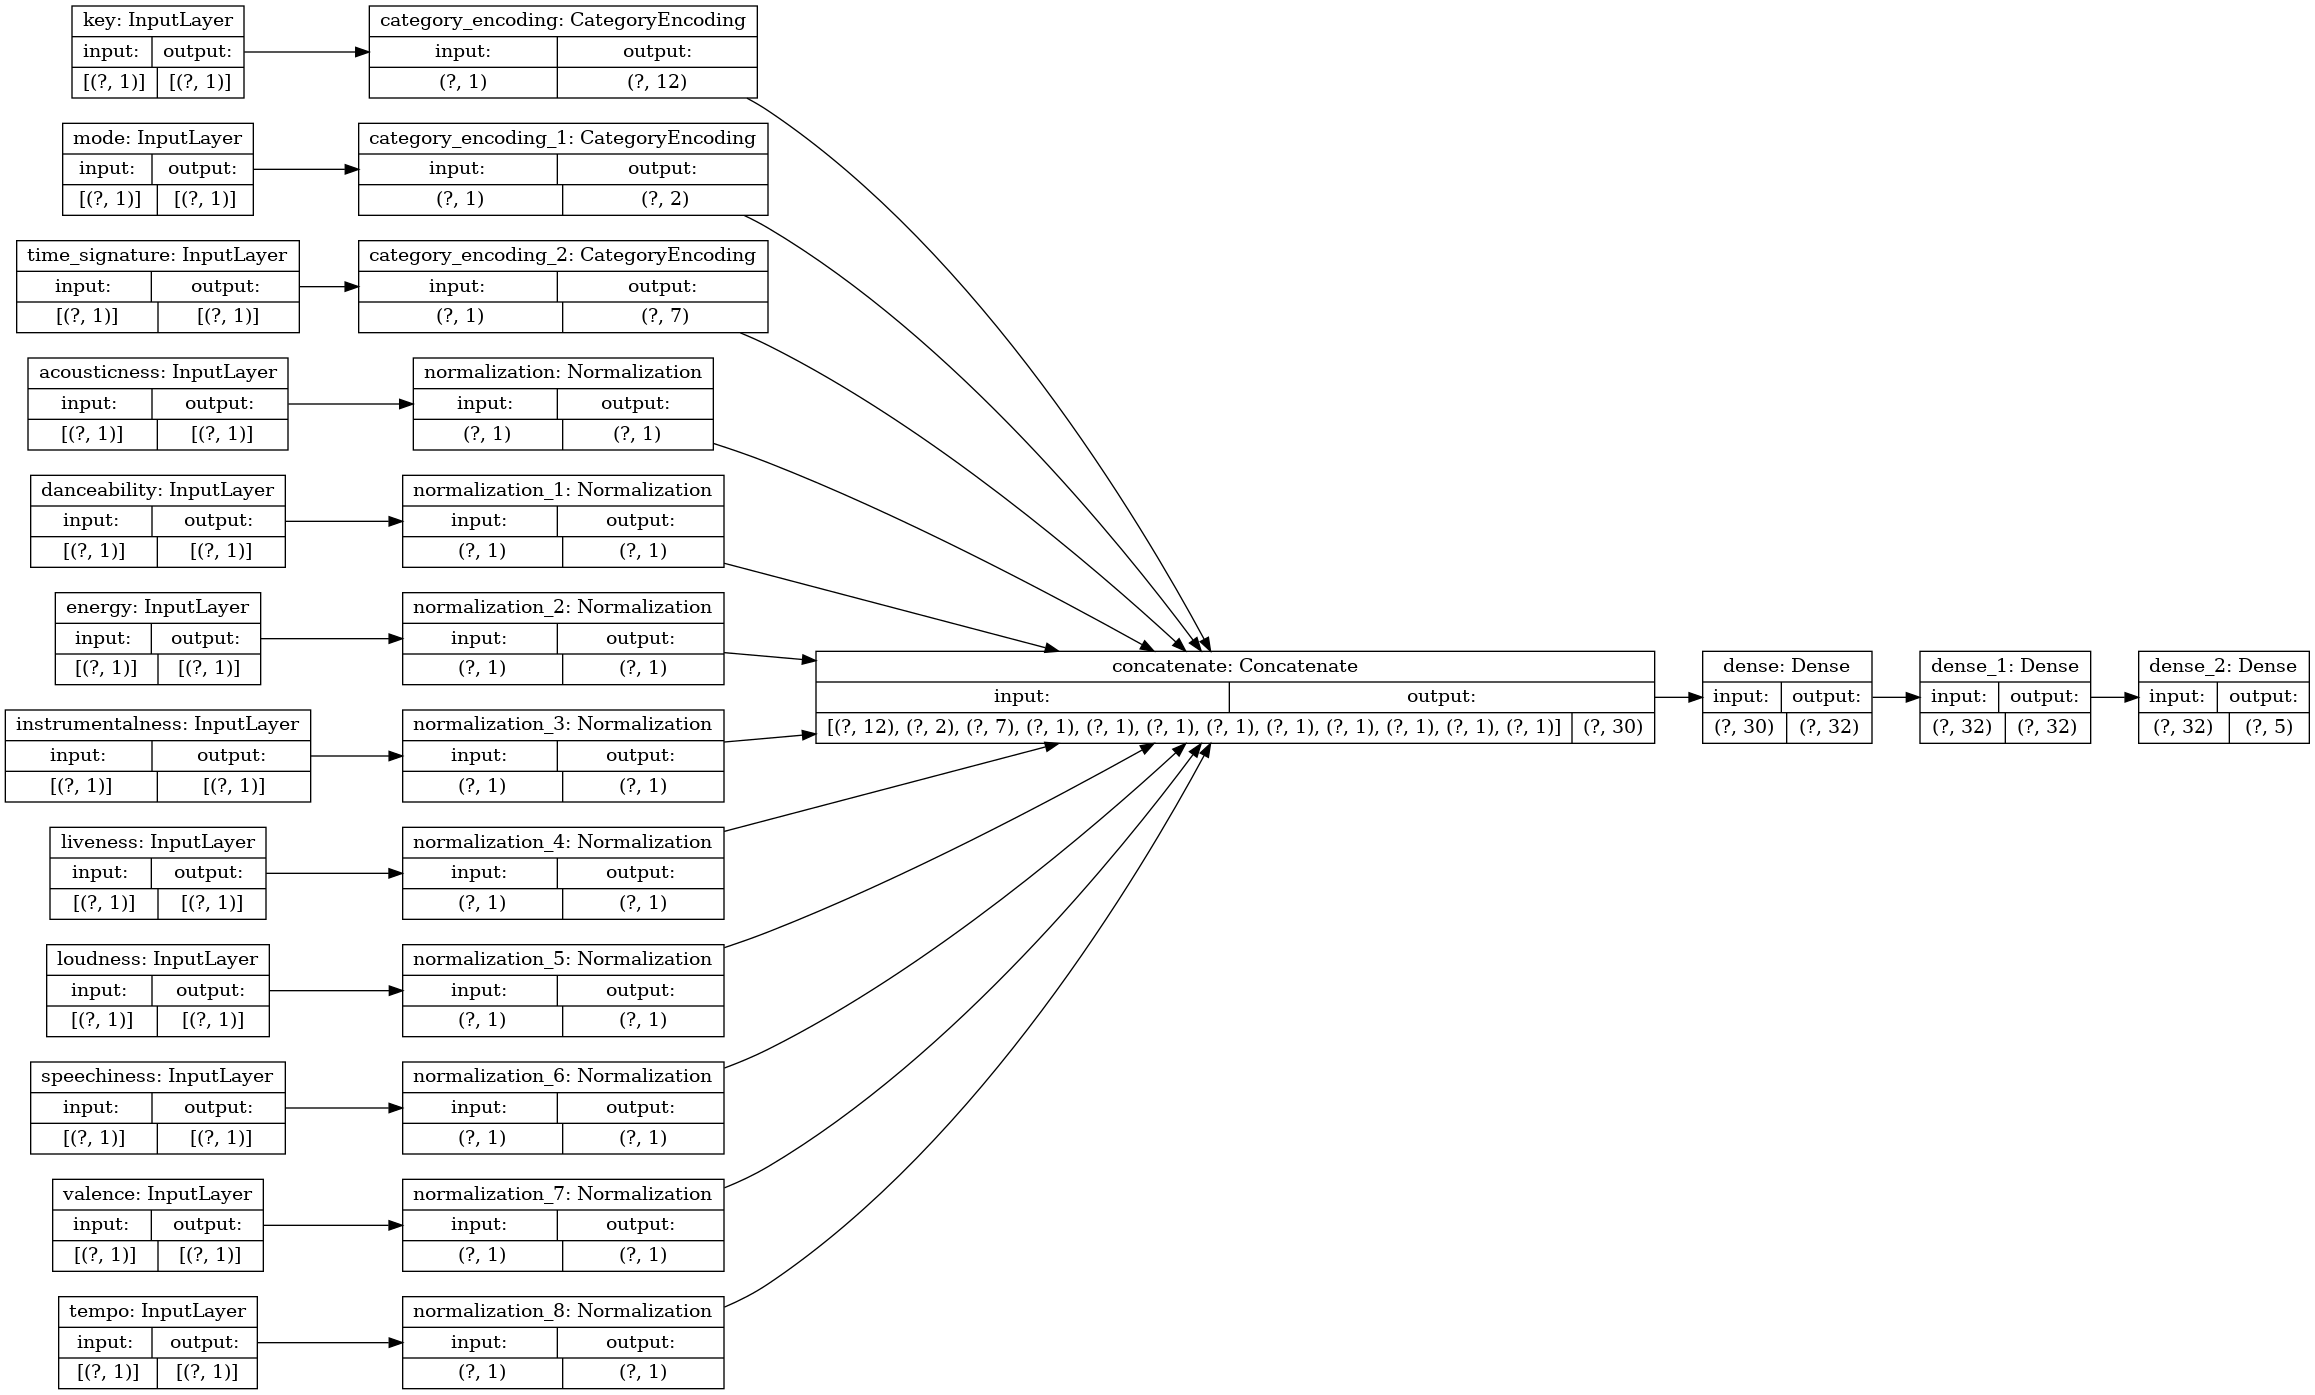

The Python source for this figure:
import os
import glob
import tensorflow as tf
import numpy as np
import pandas as pd
import json
# import tensorflowjs as tfjs
from tensorflow import keras
from tensorflow.keras import layers
from tensorflow.keras.layers.experimental.preprocessing import Normalization
from tensorflow.keras.layers.experimental.preprocessing import CategoryEncoding
from pathlib import Path
from keras.utils import to_categorical

# Set to true to print every step and data
VERBOSE = False

# Creates dist folder to save the production-model and -metadata
Path("dist/").mkdir(parents=True, exist_ok=True)

#
# PREPARE DATASET
#
input_filenames = [i for i in glob.glob(f"input/*.csv")]
all_df = pd.concat([pd.read_csv(f) for f in input_filenames])
different_genres_amount = len(set(all_df["genre"]))

if VERBOSE:
    print(all_df.shape)
    print(all_df.head())
    print('\r\nnumber of different genres available: {}'.format(different_genres_amount))

val_df = all_df.sample(frac=0.2, random_state=1337)
train_df = all_df.drop(val_df.index)

if VERBOSE:
    print(
        "using %d samples for training and %d for validation"
        % (len(train_df), len(val_df))
    )

def map_to_integers(values):
    integer_mapping = {}
    i = 0
    for val in values:
        if val not in integer_mapping:
            integer_mapping[val] = i
            i += 1

    labels = [integer_mapping[val] for val in values]
    with open("dist/encoded_labels.json", "w") as path:
        json.dump(integer_mapping, path)
    return labels

def dataframe_to_dataset(df, ignore_columns=[]):
    df = df.copy()
    for col in ignore_columns:
        df.pop(col)
    labels = df.pop("genre")
    labels = map_to_integers(labels)
    print(labels)
    ds = tf.data.Dataset.from_tensor_slices((dict(df), labels))
    print(ds)
    ds = ds.shuffle(buffer_size=len(df))
    return ds

ignore_columns = ["id", "duration_ms"]
train_ds = dataframe_to_dataset(train_df, ignore_columns=ignore_columns)
val_ds = dataframe_to_dataset(val_df, ignore_columns=ignore_columns)

if VERBOSE:
    for x, y in train_ds.take(1):
        print("input:", x)
        print("genre:", y)  

train_ds = train_ds.batch(32)
val_ds = val_ds.batch(32)

#
# BUILD MODEL
#
# Categorical features (as integers)
key = keras.Input(shape=(1,), name="key", dtype="int64")
mode = keras.Input(shape=(1,), name="mode", dtype="int64")
time_signature = keras.Input(shape=(1,), name="time_signature", dtype="int64")

# Numerical features
acousticness = keras.Input(shape=(1,), name="acousticness")
danceability = keras.Input(shape=(1,), name="danceability")
energy = keras.Input(shape=(1,), name="energy")
instrumentalness = keras.Input(shape=(1,), name="instrumentalness")
liveness = keras.Input(shape=(1,), name="liveness")
loudness = keras.Input(shape=(1,), name="loudness")
speechiness = keras.Input(shape=(1,), name="speechiness")
valence = keras.Input(shape=(1,), name="valence")
tempo = keras.Input(shape=(1,), name="tempo")

all_inputs = [
    key,
    mode,
    time_signature,
    acousticness,
    danceability,
    energy,
    instrumentalness,
    liveness,
    loudness,
    speechiness,
    valence,
    tempo,    
]

def encode_integer_categorical_feature(feature, name, dataset, max_tokens=None):
    encoder = CategoryEncoding(max_tokens=max_tokens, output_mode="binary")

    feature_ds = dataset.map(lambda x, y: x[name])
    feature_ds = feature_ds.map(lambda x: tf.expand_dims(x, -1))

    encoder.adapt(feature_ds)

    encoded_feature = encoder(feature)
    return encoded_feature

def encode_numerical_feature(feature, name, dataset):
    normalizer = Normalization()

    feature_ds = dataset.map(lambda x, y: x[name])
    feature_ds = feature_ds.map(lambda x: tf.expand_dims(x, -1))

    normalizer.adapt(feature_ds)

    encoded_feature = normalizer(feature)
    return encoded_feature

# Integer categorical features
key_encoded = encode_integer_categorical_feature(key, "key", train_ds, max_tokens=12) # 0 to 11
mode_encoded = encode_integer_categorical_feature(mode, "mode", train_ds, max_tokens=2) # 0 or 1
time_signature_encoded = encode_integer_categorical_feature(time_signature, "time_signature", train_ds, max_tokens=7) # The time signature ranges from 3 to 7 indicating time signatures of “3/4”, to “7/4”.

# Numerical features
acousticness_encoded = encode_numerical_feature(acousticness, "acousticness", train_ds)
danceability_encoded = encode_numerical_feature(danceability, "danceability", train_ds)
energy_encoded = encode_numerical_feature(energy, "energy", train_ds)
instrumentalness_encoded = encode_numerical_feature(instrumentalness, "instrumentalness", train_ds)
liveness_encoded = encode_numerical_feature(liveness, "liveness", train_ds)
loudness_encoded = encode_numerical_feature(loudness, "loudness", train_ds)
speechiness_encoded = encode_numerical_feature(speechiness, "speechiness", train_ds)
valence_encoded = encode_numerical_feature(valence, "valence", train_ds)
tempo_encoded = encode_numerical_feature(tempo, "tempo", train_ds)

all_features = layers.concatenate(
    [
        key_encoded,
        mode_encoded,
        time_signature_encoded,
        acousticness_encoded,
        danceability_encoded,
        energy_encoded,
        instrumentalness_encoded,
        liveness_encoded,
        loudness_encoded,
        speechiness_encoded,
        valence_encoded,
        tempo_encoded,
    ]
)

input_layer = layers.Dense(32, activation="relu")(all_features)
hidden_1 = layers.Dense(32, activation="relu")(input_layer)
output = layers.Dense(different_genres_amount, activation="softmax")(hidden_1)

model = keras.Model(all_inputs, output)
model.compile(
    optimizer="adam",
    loss="sparse_categorical_crossentropy",
    metrics=['accuracy']
)

if VERBOSE:
    model.summary()
    keras.utils.plot_model(model, show_shapes=True, rankdir="LR")

#
# TRAIN MODEL
#
model.fit(train_ds, epochs=50, validation_data=val_ds)

#
# EVALUATE MODEL
#
evaluation = model.evaluate(train_ds)
print("Evaluation: " + str(evaluation))

# 
# SAVE MODEL
# Save model in latest TF SavedModel format
#
model.save("model")
# tfjs.converters.save_keras_model(model, "tfjs")
